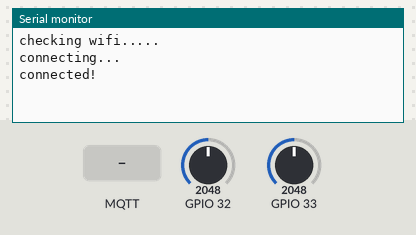
Simulated run of this sketch. Board: ESP32. On the bench: the last lines printed to the serial monitor. The test bench sets the inputs (shaded band); at power-on: GPIO 32 = 2048, GPIO 33 = 2048. WiFi joins after 1.5 s; servers stay silent unless stated; no MQTT or app messages arrive unless stated.

Above: at 5.2 s.
5.3 s: MQTT message "1" arrives on the first subscribed topic
At 6.5 s:
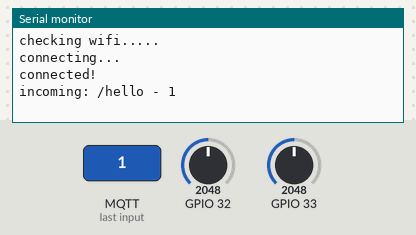
6.8 s: MQTT message "on" arrives on the first subscribed topic
At 7.7 s:
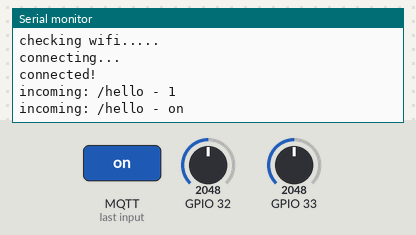
8.3 s: MQTT message "off" arrives on the first subscribed topic
At 8.9 s:
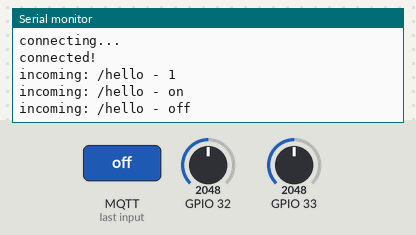

The sketch:

vitalSense1.ino
```cpp
#include <WiFiClientSecure.h>
#include <MQTT.h>

const char ssid[] = "realme XT";
const char pass[] = "123446788";

WiFiClientSecure net;
MQTTClient client;

unsigned long lastMillis = 0;

void connect() {
  Serial.print("checking wifi...");
  while (WiFi.status() != WL_CONNECTED) {
    Serial.print(".");
    delay(1000);
  }

  Serial.print("\nconnecting...");
  // do not verify tls certificate
  // check the following example for methods to verify the server:
  // https://github.com/espressif/arduino-esp32/blob/master/libraries/WiFiClientSecure/examples/WiFiClientSecure/WiFiClientSecure.ino
  net.setInsecure();
  while (!client.connect("clientId-mW8A079mPj", "Funny8ee", "Funny8ee")) {
    Serial.print(".");
    delay(1000);
  }

  Serial.println("\nconnected!");

  client.subscribe("/hello");
  // client.unsubscribe("/hello");
}

void messageReceived(String &topic, String &payload) {
  Serial.println("incoming: " + topic + " - " + payload);

  // Note: Do not use the client in the callback to publish, subscribe or
  // unsubscribe as it may cause deadlocks when other things arrive while
  // sending and receiving acknowledgments. Instead, change a global variable,
  // or push to a queue and handle it in the loop after calling `client.loop()`.
}

void setup() {
  Serial.begin(9600);
  WiFi.begin(ssid, pass);

  // Note: Local domain names (e.g. "Computer.local" on OSX) are not supported
  // by Arduino. You need to set the IP address directly.
  //
  // MQTT brokers usually use port 8883 for secure connections.
  client.begin("e9079bc3a54a48bb859818346853e5d2.s2.eu.hivemq.cloud", 8883, net);
  client.onMessage(messageReceived);

  connect();
  // pinMode(14, INPUT);
  delay(2000);
}

int i = 0;
void loop() {
  String json = "{\"label\":";
  json += i;
  json += ",";
  json += "\"ecg\":";
  json += String(analogRead(32));
  json += ",";
  json += "\"ppg\":";
  json += String(analogRead(33));
  json += "}";


  client.loop();
  delay(20);  // sampling rate

  if (!client.connected()) {
    connect();
  }
  client.publish("mqtt", json.c_str());

  i++;
}
```

Measured:
- after the input at 5.3 s, the serial monitor: prints a new line at once (image 1)
- after the input at 6.8 s, the serial monitor: prints a new line at once (image 2)
- after the input at 8.3 s, the serial monitor: prints a new line at once (image 3)
